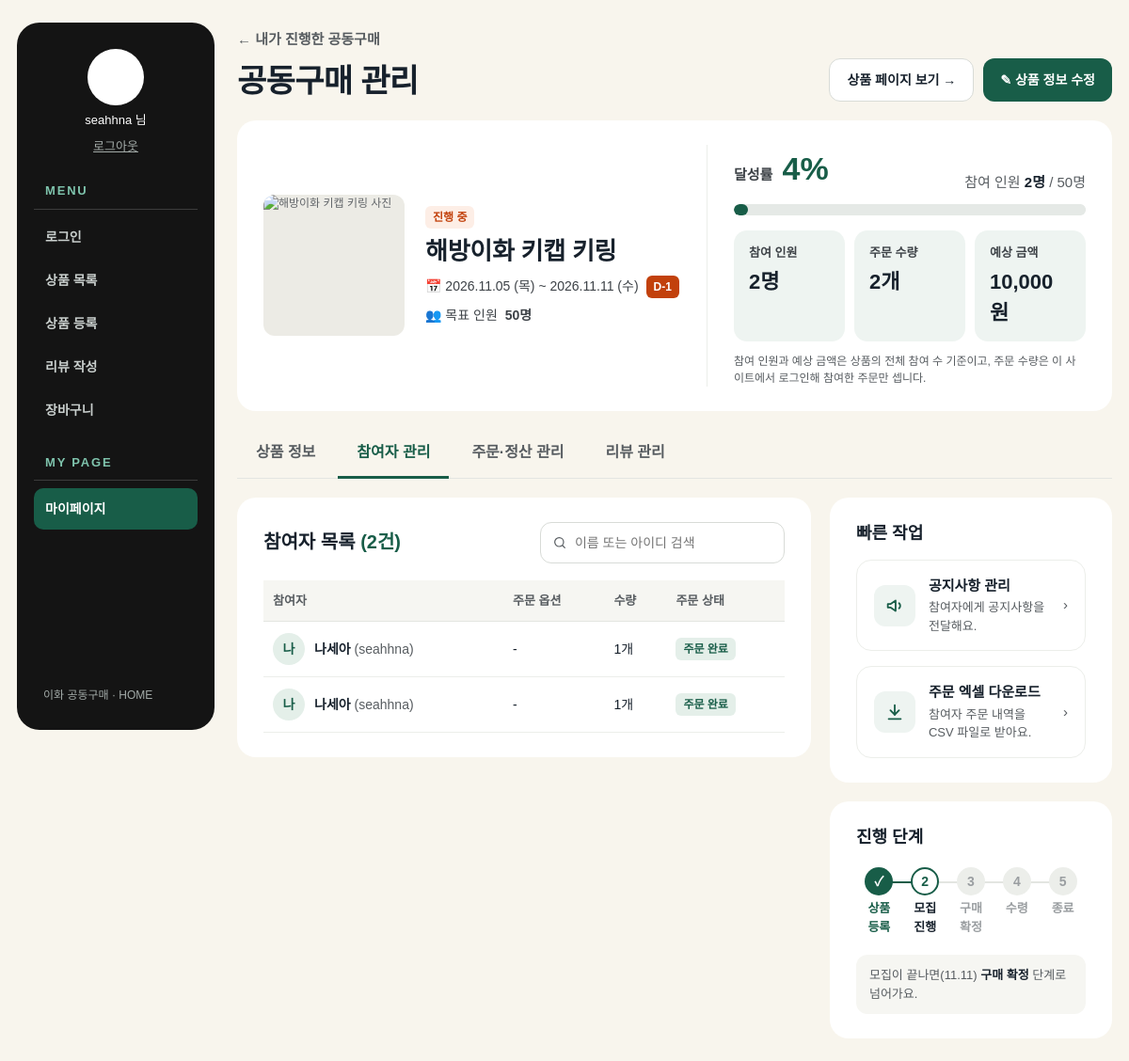
The app's page /manage/4 (signed in) with its own data.
### tables this page shows
CREATE TABLE users(id INTEGER PRIMARY KEY, username TEXT UNIQUE NOT NULL,
              email TEXT UNIQUE NOT NULL, password_hash TEXT NOT NULL, name TEXT NOT NULL, student_id TEXT UNIQUE, phone TEXT, joined_at TEXT, nickname TEXT NOT NULL DEFAULT '');

CREATE TABLE orders(id INTEGER PRIMARY KEY, product_id INTEGER NOT NULL, username TEXT NOT NULL,
          size TEXT, color TEXT, quantity INTEGER NOT NULL, created_at TEXT NOT NULL);

### app.py (the view)
@app.route("/manage/<int:product_id>")
def manage(product_id):
    product = owned_product(product_id)
    tab = request.args.get("tab") if request.args.get("tab") in (*MANAGE_TABS, "notice") else "participants"
    orders = order_rows("orders.product_id=?", (product_id,))
    query = request.args.get("q", "").strip()
    listed = [o for o in orders if query.casefold() in f"{o['name'] or ''} {o['username']}".casefold()] if query else orders
    pages = max(1, math.ceil(len(listed) / 5))
    number = min(max(request.args.get("page", 1, type=int), 1), pages)
    reviews = [r for r in records("reviews") if r["product_id"] == product_id]
    notices = sorted(product.get("notices", []), key=lambda n: (n["important"], n["id"]), reverse=True)
    return page("manage.html", "공동구매 관리", "account", product=product, state=funding(product), tab=tab, tabs=MANAGE_TABS, orders=orders, listed=listed[(number-1)*5:number*5], listed_count=len(listed), query=query, current_page=number, pages=pages, options=option_summary(orders), quantity=sum(o["quantity"] for o in orders), reviews=reviews, notices=notices, steps=stages(product, ("종료", ""), finished=True), **product_detail_context(product))

### templates/manage.html (shortened to what this page needs)
{% extends "index.html" %}
{% block header %}
<header class="back-header">
    <div><a class="back-to" href="{{ url_for('account', tab='hosted') }}">← 내가 진행한 공동구매</a><h1>{{ page_title }}</h1></div>
    <div class="back-actions">
        <a class="line-btn dark" href="{{ url_for('product_detail', id=product.id) }}">상품 페이지 보기 →</a>
        <a class="fill-btn" href="{{ url_for('edit_item', product_id=product.id) }}">✎ 상품 정보 수정</a>
    </div>
</header>
{% endblock %}
{% block content %}
{% set f = state %}
<div class="manage-stack">
    <section class="panel manage-summary">
        <div class="manage-product">
            <div class="manage-photo">{% if product.image %}<img src="{{ url_for('static', filename=product.image) }}" alt="{{ product.name }} 사진">{% else %}사진{% endif %}</div>
            <div class="manage-info">
                <span>{% if not f.closed %}<span class="status-chip active">진행 중</span>{% elif f.cancelled %}<span class="status-chip off">목표 미달 · 취소</span>{% elif f.received %}<span class="status-chip off">종료</span>{% else %}<span class="status-chip done">모집 완료</span>{% endif %}</span>
                <b class="manage-name">{{ product.name }}</b>
                <span class="manage-line">📅 {{ product.start_date|kdate or '시작일 미정' }} ~ {{ product.end_date|kdate or '마감일 미정' }}{% if not f.closed and f.left is not none %} <span class="status-chip urgent">{{ 'D-DAY' if f.left == 0 else 'D-' ~ f.left }}</span>{% endif %}</span>
                <span class="manage-line">👥 목표 인원 <b>{{ f.target ~ '명' if f.target else '미정' }}</b></span>
            </div>
        </div>
        <div class="manage-progress">
            <div class="manage-rate"><span>달성률 <b>{{ f.progress if f.target else '-' }}{{ '%' if f.target }}</b></span><span>참여 인원 <b>{{ f.participants }}명</b>{% if f.target %} / {{ f.target }}명{% endif %}</span></div>
            {% if f.target %}<progress value="{{ f.progress }}" max="100" aria-label="공동구매 달성률">{{ f.progress }}%</progress>{% endif %}
            <div class="manage-stats">
                <div><span>참여 인원</span><b>{{ f.participants }}명</b></div>
                <div><span>주문 수량</span><b>{{ quantity }}개</b></div>
                <div><span>예상 금액</span><b>{{ (product.price|int * f.participants)|won }}원</b></div>
            </div>
            <p class="manage-hint">참여 인원과 예상 금액은 상품의 전체 참여 수 기준이고, 주문 수량은 이 사이트에서 로그인해 참여한 주문만 셉니다.</p>
        </div>
    </section>
    <nav class="sub-tabs manage-tabs" aria-label="관리 메뉴">
        {% for key,text in tabs.items() %}<a class="{{ 'on' if tab == key else '' }}" href="{{ url_for('manage', product_id=product.id, tab=key) }}" {% if tab == key %}aria-current="page"{% endif %}>{{ text }}</a>{% endfor %}
    </nav>
    <div class="manage-layout">
        <section class="panel manage-main">
        {% if tab == 'participants' %}
            <div class="panel-row">
                <h2 class="panel-title">참여자 목록 <span>({{ orders|length }}건)</span></h2>
                <form class="manage-search" method="get" action="{{ url_for('manage', product_id=product.id) }}">{{ icon('search') }}<input id="participant-search" type="search" name="q" value="{{ query }}" placeholder="이름 또는 아이디 검색"></form>
            </div>
            <div class="table-wrap">
            <table class="manage-table">
                <thead><tr><th scope="col">참여자</th><th scope="col">주문 옵션</th><th scope="col">수량</th><th scope="col">주문 상태</th></tr></thead>
                <tbody>
                {% for o in listed %}
                <tr><td><span class="person"><span class="initial" aria-hidden="true">{{ (o.name or o.username)[:1] }}</span><span><b>{{ o.name or '탈퇴한 사용자' }}</b> <span class="muted">({{ o.username }})</span></span></span></td><td>{{ o|option or '-' }}</td><td>{{ o.quantity }}개</td><td>{% if f.cancelled %}<span class="status-chip off">취소</span>{% elif f.closed %}<span class="status-chip done">구매 확정</span>{% else %}<span class="status-chip done">주문 완료</span>{% endif %}</td></tr>
                {% else %}
                <tr><td colspan="4" class="table-empty">{{ '검색 결과가 없어요.' if query else '아직 이 사이트에서 로그인해 참여한 주문이 없어요.' }}</td></tr>
                {% endfor %}
                </tbody>
            </table>
            </div>
        {% endif %}
        </section>
        <aside class="manage-side">
            <section class="panel">
                <h2 class="panel-title side-title">빠른 작업</h2>
                <a class="tool-link" href="{{ url_for('manage', product_id=product.id, tab='notice') }}"><span class="tool-icon">{{ icon('megaphone') }}</span><span><b>공지사항 관리</b><span>참여자에게 공지사항을 전달해요.</span></span><span aria-hidden="true">›</span></a>
                <a class="tool-link" href="{{ url_for('manage_csv', product_id=product.id) }}"><span class="tool-icon">{{ icon('download') }}</span><span><b>주문 엑셀 다운로드</b><span>참여자 주문 내역을 CSV 파일로 받아요.</span></span><span aria-hidden="true">›</span></a>
            </section>
            <section class="panel">
                <h2 class="panel-title side-title">진행 단계</h2>
                {% if steps %}{{ step_list(steps, notes=false) }}
                <p class="steps-note">{% if not f.closed %}모집이 끝나면{% if product.end_date %}({{ product.end_date[5:]|replace('-','.') }}){% endif %} <b>구매 확정</b> 단계로 넘어가요.{% elif not f.received %}수령 일시({{ f.pickup }})가 지나면 <b>종료</b>돼요.{% else %}공동구매가 모두 끝났어요.{% endif %}</p>
                {% else %}<p class="steps-note">목표 인원 미달로 공동구매가 취소됐어요.</p>{% endif %}
            </section>
        </aside>
    </div>
</div>
{% endblock %}

### templates/index.html (shortened to what this page needs)
{% macro icon(name, label="") -%}
<svg class="icon" viewBox="0 0 24 24" fill="none" stroke="currentColor" stroke-width="1.8" stroke-linecap="round" stroke-linejoin="round" {% if label %}role="img" aria-label="{{ label }}"{% else %}aria-hidden="true"{% endif %}>
{% if name == 'search' %}<circle cx="11" cy="11" r="7"></circle><path d="M20 20l-3.5-3.5"></path>
{% elif name == 'cart' %}<path d="M3 4h2l2.4 11h11l2-8H6.2"></path><circle cx="9" cy="20" r="1.5"></circle><circle cx="18" cy="20" r="1.5"></circle>
{% elif name == 'eye' %}<path d="M2 12s4-7 10-7 10 7 10 7-4 7-10 7S2 12 2 12Z"></path><circle cx="12" cy="12" r="3"></circle>
{% elif name == 'lock' %}<rect x="5" y="11" width="14" height="10" rx="2"></rect><path d="M8 11V8a4 4 0 0 1 8 0v3"></path>
{% elif name == 'bag' %}<path d="M5 8h14l-1 12H6L5 8z"></path><path d="M9 8V6a3 3 0 0 1 6 0v2"></path>
{% elif name == 'store' %}<path d="M4 9l1.5-5h13L20 9"></path><path d="M4 9h16v2a2.5 2.5 0 0 1-5 0 2.5 2.5 0 0 1-5 0 2.5 2.5 0 0 1-5 0"></path><path d="M5 12v8h14v-8"></path><path d="M10 20v-5h4v5"></path>
{% elif name == 'chat' %}<path fill="currentColor" stroke="none" d="M12 4C7 4 3 7.1 3 11c0 2.5 1.7 4.7 4.2 5.9L6.4 20l3.6-2.3c.6.1 1.3.2 2 .2 5 0 9-3.1 9-7s-4-6.9-9-6.9z"></path>
{% elif name == 'link' %}<path d="M10 14a4 4 0 0 0 5.7 0l3-3a4 4 0 0 0-5.7-5.7l-1 1"></path><path d="M14 10a4 4 0 0 0-5.7 0l-3 3a4 4 0 0 0 5.7 5.7l1-1"></path>
{% elif name == 'megaphone' %}<path d="M4 10v4h3l6 4V6L7 10H4z"></path><path d="M17 9a4 4 0 0 1 0 6"></path>
{% elif name == 'download' %}<path d="M12 4v11"></path><path d="M7 10l5 5 5-5"></path><path d="M5 20h14"></path>
{% elif name == 'check' %}<path d="M5 12.5l4.5 4.5L19 7.5"></path>
{% else %}<path d="M4 12h16m-6-6 6 6-6 6"></path>{% endif %}
</svg>
{%- endmacro %}
{% macro step_list(steps, notes=true) -%}
<ol class="steps">{% for s in steps %}<li class="{{ s.state }}" {% if s.state == 'cur' %}aria-current="step"{% endif %}><i>{{ '✓' if s.state == 'done' else loop.index }}</i><span>{{ s.label }}</span>{% if notes and s.note %}<small>{{ s.note }}</small>{% endif %}</li>{% endfor %}</ol>
{%- endmacro %}
<!DOCTYPE html>
<html lang="ko">
<head>
    <link rel="stylesheet" href="{{ url_for('static',filename='css/common.css') }}">
    <link rel="stylesheet" href="{{ url_for('static',filename='css/' ~ css_file) }}">
</head>
<body>
<div class="app-shell">
    <aside class="sidebar">
        <div class="profile"><a class="avatar {{ '' if user else 'guest' }}" href="{{ url_for('account') }}" aria-label="마이페이지"></a><a class="login-message">{{ user.username ~ ' 님' if user else '로그인이 필요해요' }}</a>{% if user %}<form action="{{ url_for('logout') }}" method="post"><button class="profile-action" type="submit">로그아웃</button></form>{% else %}<a class="login-pill" href="{{ url_for('login') }}">로그인</a>{% endif %}</div>
        <nav class="side-menu" aria-label="사이드 메뉴"><h2>MENU</h2>{% for endpoint,text,key in [('login','로그인','login'),('view_list','상품 목록','list'),('reg_item','상품 등록','registration'),('reg_review','리뷰 작성','writing'),('cart','장바구니','cart')] %}<a href="{{ url_for(endpoint) }}" class="{{ 'on' if active==key else '' }}" {% if active==key %}aria-current="page"{% endif %}>{{ text }}{% if key=='cart' and cart_count %} <span class="nav-count">{{ cart_count }}</span>{% endif %}</a>{% endfor %}<h2>MY PAGE</h2><a href="{{ url_for('account') }}" class="{{ 'on' if active=='account' else '' }}" {% if active=='account' %}aria-current="page"{% endif %}>마이페이지</a></nav>
        <a class="home-link" href="{{ url_for('hello') }}">이화 공동구매 · HOME</a>
    </aside>
    <main class="main-content {% block main_class %}{% endblock %}">
        {% block header %}{% endblock %}
        {% block content %}{{ product_listing() }}{% endblock %}
    </main>
</div>
</body>
</html>

### records on screen
orders: name "나세아", username "seahhna", o "-", quantity "1"
users: name "나"
orders: name "나세아", username "seahhna", o "-", quantity "1"

### other values on screen
{{ user.username ~ ' 님' if user else '로그인이 필요해요' }} "seahhna 님"
{{ text }} "로그인" "상품 목록" "상품 등록" "리뷰 작성" "장바구니"
{{ page_title }} "공동구매 관리"
{{ product.name }} "해방이화 키캡 키링"
{{ product.start_date|kdate or '시작일 미정' }} "2026.11.05 (목)"
{{ product.end_date|kdate or '마감일 미정' }} "2026.11.11 (수)"
{{ 'D-DAY' if f.left == 0 else 'D-' ~ f.left }} "D-1"
{{ f.target ~ '명' if f.target else '미정' }} "50명"
{{ f.progress if f.target else '-' }} "4"
{{ '%' if f.target }} "%"
{{ f.participants }} "2"
{{ f.target }} "50"
{{ quantity }} "2"
{{ (product.price|int * f.participants)|won }} "10,000"
{{ text }} "상품 정보" "참여자 관리" "주문·정산 관리" "리뷰 관리"
